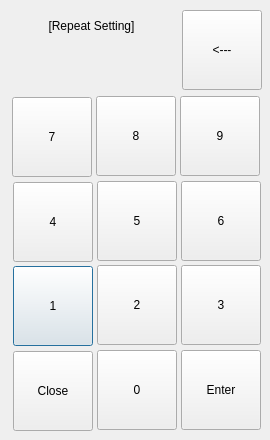
<?xml version="1.0" encoding="UTF-8"?>
<ui version="4.0">
 <class>Dialog</class>
 <widget class="QDialog" name="Dialog">
  <property name="geometry">
   <rect>
    <x>0</x>
    <y>0</y>
    <width>270</width>
    <height>440</height>
   </rect>
  </property>
  <property name="windowTitle">
   <string>Dialog</string>
  </property>
  <widget class="QLabel" name="Label_Number_2">
   <property name="geometry">
    <rect>
     <x>11</x>
     <y>10</y>
     <width>161</width>
     <height>31</height>
    </rect>
   </property>
   <property name="styleSheet">
    <string notr="true">font: 75 12pt &quot;Nanum square&quot;;</string>
   </property>
   <property name="text">
    <string>[Repeat Setting]</string>
   </property>
   <property name="alignment">
    <set>Qt::AlignCenter</set>
   </property>
   <property name="indent">
    <number>0</number>
   </property>
  </widget>
  <widget class="QPushButton" name="pushButton_1">
   <property name="geometry">
    <rect>
     <x>13</x>
     <y>266</y>
     <width>80</width>
     <height>80</height>
    </rect>
   </property>
   <property name="styleSheet">
    <string notr="true">font: 75 15pt &quot;Nanum square&quot;;</string>
   </property>
   <property name="text">
    <string>1</string>
   </property>
  </widget>
  <widget class="QPushButton" name="pushButton_Close">
   <property name="geometry">
    <rect>
     <x>13</x>
     <y>351</y>
     <width>80</width>
     <height>80</height>
    </rect>
   </property>
   <property name="styleSheet">
    <string notr="true">font: 75 15pt &quot;Nanum square&quot;;</string>
   </property>
   <property name="text">
    <string>Close</string>
   </property>
  </widget>
  <widget class="QPushButton" name="pushButton_4">
   <property name="geometry">
    <rect>
     <x>13</x>
     <y>182</y>
     <width>80</width>
     <height>80</height>
    </rect>
   </property>
   <property name="styleSheet">
    <string notr="true">font: 75 15pt &quot;Nanum square&quot;;</string>
   </property>
   <property name="text">
    <string>4</string>
   </property>
  </widget>
  <widget class="QPushButton" name="pushButton_Back">
   <property name="geometry">
    <rect>
     <x>182</x>
     <y>10</y>
     <width>80</width>
     <height>80</height>
    </rect>
   </property>
   <property name="styleSheet">
    <string notr="true">font: 75 15pt &quot;Nanum square&quot;;</string>
   </property>
   <property name="text">
    <string>&lt;---</string>
   </property>
  </widget>
  <widget class="QPushButton" name="pushButton_5">
   <property name="geometry">
    <rect>
     <x>97</x>
     <y>181</y>
     <width>80</width>
     <height>80</height>
    </rect>
   </property>
   <property name="styleSheet">
    <string notr="true">font: 75 15pt &quot;Nanum square&quot;;</string>
   </property>
   <property name="text">
    <string>5</string>
   </property>
  </widget>
  <widget class="QPushButton" name="pushButton_2">
   <property name="geometry">
    <rect>
     <x>97</x>
     <y>265</y>
     <width>80</width>
     <height>80</height>
    </rect>
   </property>
   <property name="styleSheet">
    <string notr="true">font: 75 15pt &quot;Nanum square&quot;;</string>
   </property>
   <property name="text">
    <string>2</string>
   </property>
  </widget>
  <widget class="QPushButton" name="pushButton_Enter">
   <property name="geometry">
    <rect>
     <x>181</x>
     <y>350</y>
     <width>80</width>
     <height>80</height>
    </rect>
   </property>
   <property name="styleSheet">
    <string notr="true">font: 75 15pt &quot;Nanum square&quot;;</string>
   </property>
   <property name="text">
    <string>Enter</string>
   </property>
  </widget>
  <widget class="QLabel" name="Label_Number">
   <property name="geometry">
    <rect>
     <x>13</x>
     <y>50</y>
     <width>161</width>
     <height>41</height>
    </rect>
   </property>
   <property name="styleSheet">
    <string notr="true">border-image: url(:/Icon/mea_sel_off_box.png) 4;
border-width: 2;
font: 75 14pt &quot;Nanum square&quot;;</string>
   </property>
   <property name="text">
    <string/>
   </property>
   <property name="alignment">
    <set>Qt::AlignRight|Qt::AlignTrailing|Qt::AlignVCenter</set>
   </property>
   <property name="indent">
    <number>0</number>
   </property>
  </widget>
  <widget class="QPushButton" name="pushButton_6">
   <property name="geometry">
    <rect>
     <x>181</x>
     <y>181</y>
     <width>80</width>
     <height>80</height>
    </rect>
   </property>
   <property name="styleSheet">
    <string notr="true">font: 75 15pt &quot;Nanum square&quot;;</string>
   </property>
   <property name="text">
    <string>6</string>
   </property>
  </widget>
  <widget class="QPushButton" name="pushButton_8">
   <property name="geometry">
    <rect>
     <x>96</x>
     <y>96</y>
     <width>80</width>
     <height>80</height>
    </rect>
   </property>
   <property name="styleSheet">
    <string notr="true">font: 75 15pt &quot;Nanum square&quot;;</string>
   </property>
   <property name="text">
    <string>8</string>
   </property>
  </widget>
  <widget class="QPushButton" name="pushButton_3">
   <property name="geometry">
    <rect>
     <x>181</x>
     <y>265</y>
     <width>80</width>
     <height>80</height>
    </rect>
   </property>
   <property name="styleSheet">
    <string notr="true">font: 75 15pt &quot;Nanum square&quot;;</string>
   </property>
   <property name="text">
    <string>3</string>
   </property>
  </widget>
  <widget class="QPushButton" name="pushButton_7">
   <property name="geometry">
    <rect>
     <x>12</x>
     <y>97</y>
     <width>80</width>
     <height>80</height>
    </rect>
   </property>
   <property name="styleSheet">
    <string notr="true">font: 75 15pt &quot;Nanum square&quot;;</string>
   </property>
   <property name="text">
    <string>7</string>
   </property>
  </widget>
  <widget class="QPushButton" name="pushButton_0">
   <property name="geometry">
    <rect>
     <x>97</x>
     <y>350</y>
     <width>80</width>
     <height>80</height>
    </rect>
   </property>
   <property name="styleSheet">
    <string notr="true">font: 75 15pt &quot;Nanum square&quot;;</string>
   </property>
   <property name="text">
    <string>0</string>
   </property>
  </widget>
  <widget class="QPushButton" name="pushButton_9">
   <property name="geometry">
    <rect>
     <x>180</x>
     <y>96</y>
     <width>80</width>
     <height>80</height>
    </rect>
   </property>
   <property name="styleSheet">
    <string notr="true">font: 75 15pt &quot;Nanum square&quot;;</string>
   </property>
   <property name="text">
    <string>9</string>
   </property>
  </widget>
 </widget>
 <resources>
  <include location="Icon/Icon.qrc"/>
 </resources>
 <connections/>
</ui>
